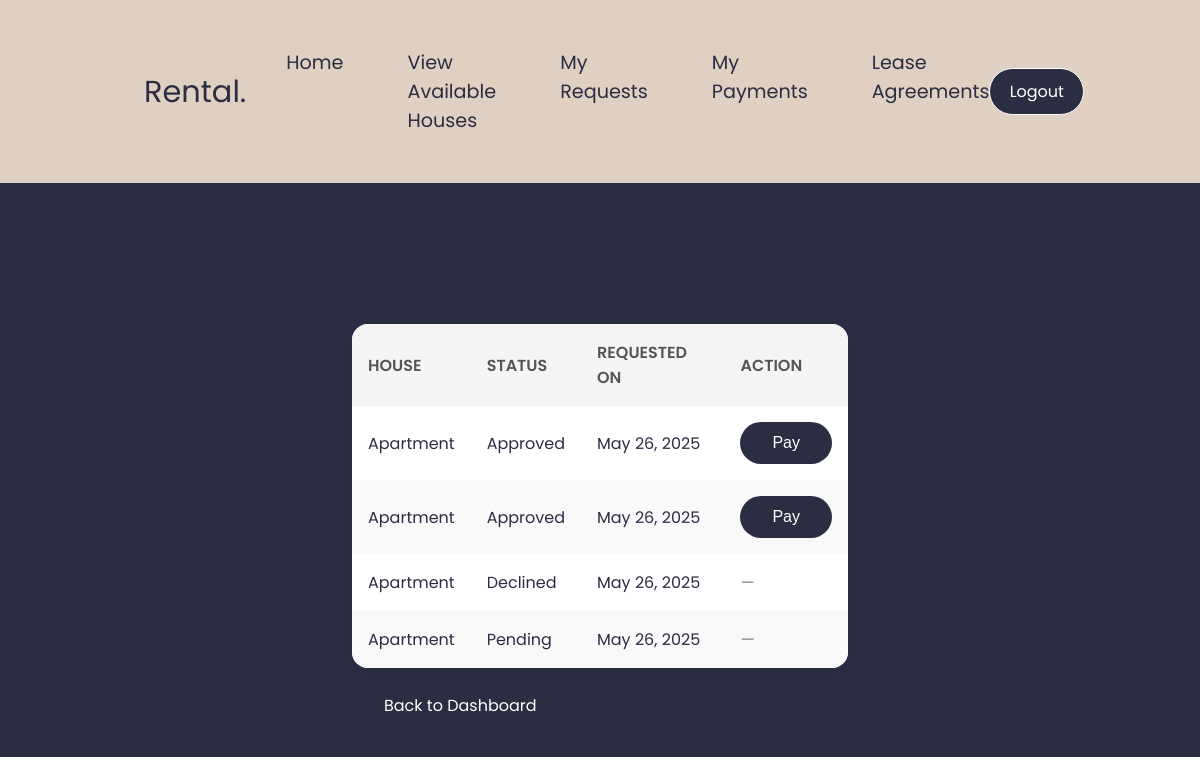
The app's page /tenant/my_requests.php (signed in), older data.
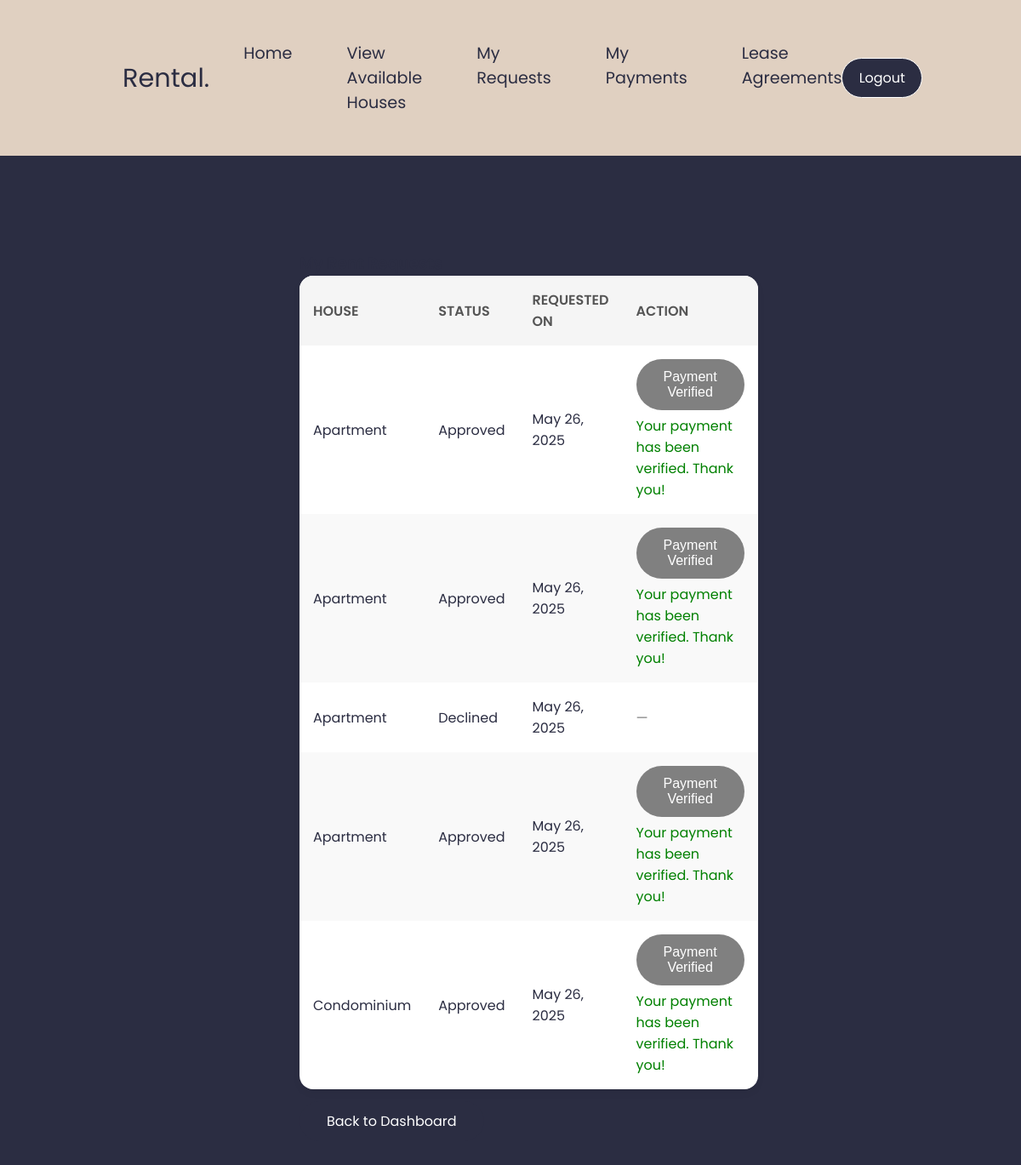
The same page, newer data.
### tables this page shows
CREATE TABLE `rental_requests` (
  `id` int(11) NOT NULL,
  `tenant_id` int(11) NOT NULL,
  `house_id` int(11) NOT NULL,
  `status` enum('pending','approved','declined','forwarded') NOT NULL DEFAULT 'pending',
  `created_at` timestamp NOT NULL DEFAULT current_timestamp(),
  `updated_at` datetime DEFAULT NULL,
  `message` text DEFAULT NULL,
  `pm_id` int(11) DEFAULT NULL
);

CREATE TABLE `houses` (
  `id` int(11) NOT NULL,
  `owner_id` int(11) NOT NULL,
  `title` varchar(255) NOT NULL,
  `location` varchar(255) DEFAULT NULL,
  `bedrooms` int(11) DEFAULT 0,
  `bathrooms` int(11) DEFAULT 0,
  `area` float DEFAULT 0,
  `description` text DEFAULT NULL,
  `price` decimal(10,2) NOT NULL,
  `status` enum('pending','approved','declined','rented') DEFAULT 'pending',
  `image_path` varchar(255) DEFAULT NULL,
  `created_at` timestamp NOT NULL DEFAULT current_timestamp(),
  `property_manager_id` int(11) DEFAULT NULL,
  `is_rented` tinyint(1) DEFAULT 0
);

### tenant/my_requests.php (the view, shortened to what this page needs)
<?php
require_once '../config/db.php';
$stmt = $pdo->prepare("SELECT rr.*, h.title, h.price, h.location FROM rental_requests rr JOIN houses h ON rr.house_id = h.id WHERE rr.tenant_id = ?");
$stmt->execute([$_SESSION['user_id']]);
$requests = $stmt->fetchAll();
$stmtTx = $pdo->prepare("SELECT house_id, status FROM transactions WHERE tenant_id = ?");
$stmtTx->execute([$_SESSION['user_id']]);
$transactions = $stmtTx->fetchAll(PDO::FETCH_UNIQUE | PDO::FETCH_ASSOC);
?>
<!DOCTYPE html>
<html lang="en">
<head>
    <link rel="stylesheet" href="../assets/style1.css" />
</head>
<body>
<div class="prop_con">
    <div class="navbar prop_nav">
        <p>Rental.</p>
        <ul>
            <li><a href="dashboard.php">Home</a></li>
            <li><a href="view_houses.php">View Available Houses</a></li>
            <li><a href="my_requests.php">My Requests</a></li>
            <li><a href="my_payments.php">My Payments</a></li>
            <li><a href="lease_agreements.php">Lease Agreements</a></li>
        </ul>
        <button><a href="../auth/logout.php">Logout</a></button>
    </div>
    <div class="container">
        <h3>My Rent Requests</h3>
        <table class="user-table" id="requestsTable">
            <thead>
                <tr>
                    <th>House</th>
                    <th>Status</th>
                    <th>Requested On</th>
                    <th>Action</th>
                </tr>
            </thead>
            <tbody>
                <?php if (!empty($requests)): ?>
                    <?php foreach ($requests as $req): ?>
                        <?php
                            $houseId = $req['house_id'];
                            $txStatus = isset($transactions[$houseId]) ? $transactions[$houseId]['status'] : null;
                        ?>
                        <tr>
                            <td><?= htmlspecialchars($req['title']) ?></td>
                            <td><?= htmlspecialchars(ucfirst($req['status'])) ?></td>
                            <td><?= date("F j, Y", strtotime($req['created_at'] ?? 'now')) ?></td>
                            <td>
                                <?php if ($req['status'] === 'approved'): ?>
                                    <?php if (!$txStatus || $txStatus === 'rejected'): ?>
                                        <button
                                            class="btn open-modal-btn"
                                            data-house="<?= htmlspecialchars($req['title']) ?>"
                                            data-rent="<?= htmlspecialchars($req['price']) ?>"
                                            data-location="<?= htmlspecialchars($req['location']) ?>"
                                            data-houseid="<?= htmlspecialchars($req['house_id']) ?>"
                                            data-requestid="<?= htmlspecialchars($req['id']) ?>"
                                        >
                                            Pay
                                        </button>
                                    <?php elseif ($txStatus === 'unverified'): ?>
                                        <button class="btn" disabled>Pending Verification</button>
                                        <p style="color: orange; margin-top: 6px;">Waiting for property manager to verify your payment.</p>
                                    <?php elseif ($txStatus === 'verified'): ?>
                                        <button class="btn" style="background-color: gray;" disabled>Payment Verified</button>
                                        <p style="color: green; margin-top: 6px;">Your payment has been verified. Thank you!</p>
                                    <?php endif; ?>
                                <?php else: ?>
                                    <span style="color: gray;">—</span>
                                <?php endif; ?>
                            </td>
                        </tr>
                    <?php endforeach; ?>
                <?php else: ?>
                    <tr><td colspan="4" style="text-align:center;">No rental requests found.</td></tr>
                <?php endif; ?>
            </tbody>
        </table>
        <br />
        <a href="dashboard.php" class="btn">Back to Dashboard</a>
    </div>
</div>
</body>
</html>

Row changes from the older to the newer data that the page shows:
computed for rental_requests (number 1 of 5 on the later page): text "Pay" → "Payment Verified Your payment has been verified. Thank you!"
computed for rental_requests (number 2 of 5 on the later page): text "Pay" → "Payment Verified Your payment has been verified. Thank you!"
changed rental_requests (number 4 of 5 on the later page): status "Pending" → "Approved"; status "—" → "Payment Verified Your payment has been verified. Thank you!"
added rental_requests: house.title "Condominium", status "Approved", created_at "May 26, 2025", shows "Payment Verified"
